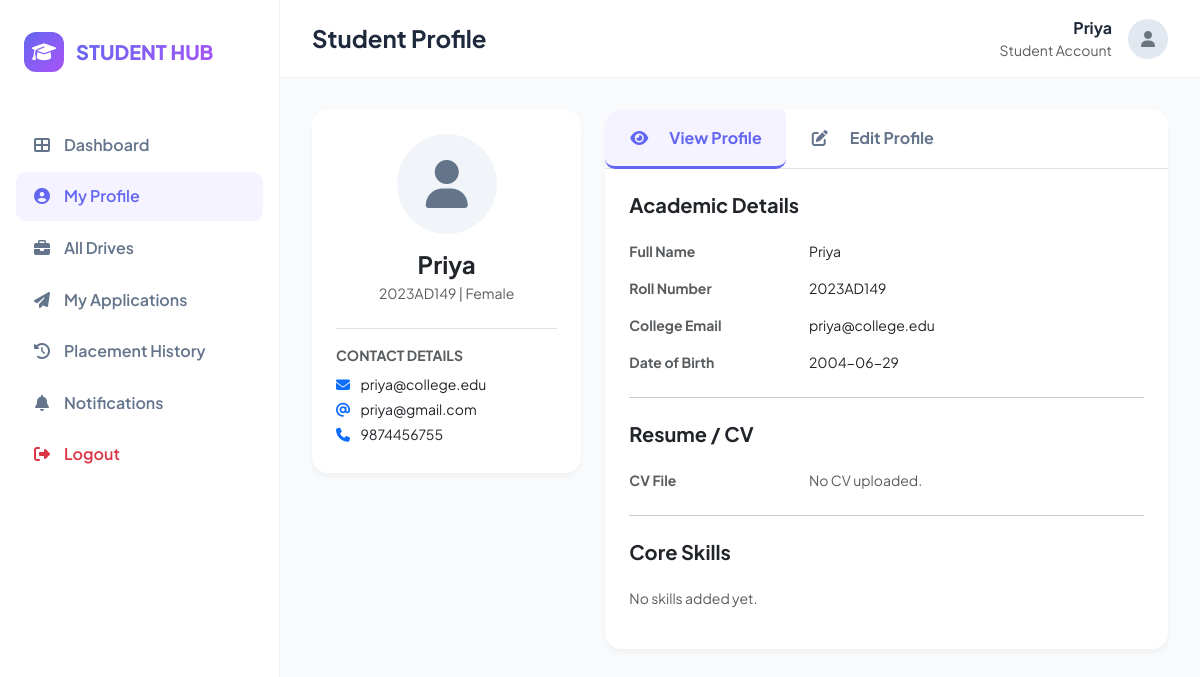
/student/profile (signed in), run on the app's committed database.
### models/student_profile.py (models this page shows, shortened)
class StudentProfile(db.Model):
    __tablename__ = "student_profiles"
    id = db.Column(db.Integer, primary_key=True)
    account_id = db.Column(db.Integer, db.ForeignKey("accounts.id"), unique=True, nullable=False)
    full_name = db.Column(db.String(255), nullable=False)
    university_register_number = db.Column(db.String(100), unique=True, nullable=False)
    gender_code = db.Column(db.String(20), nullable=True)
    date_of_birth = db.Column(db.Date, nullable=True)
    institutional_email = db.Column(db.String(255), unique=True, nullable=False)
    personal_email = db.Column(db.String(255), nullable=True)
    primary_phone = db.Column(db.String(20), nullable=False)
    secondary_phone = db.Column(db.String(20), nullable=True)
    skills = db.Column(db.String(500), nullable=True)
    cv_filename = db.Column(db.String(255), nullable=True)

### routes/engagement_routes.py (the view, shortened to what this page needs)
@student_bp.route("/profile", methods=["GET", "POST"], endpoint="profile")
@active_account_required
def manage_candidate_profile():
    profile = get_current_student_profile()
    student_data = None
    if profile:
        student_data = {
            "name": profile.full_name,
            "roll_number": profile.university_register_number,
            "gender": profile.gender_code,
            "college_email": profile.institutional_email,
            "personal_email": profile.personal_email,
            "mobile": profile.primary_phone,
            "dob": profile.date_of_birth.strftime('%Y-%m-%d') if profile.date_of_birth else None,
            "skills": profile.skills,
            "cv_filename": profile.cv_filename
        }
    student_name = profile.full_name if profile else "Student User"
    return render_template("student/profile.html", student_name=student_name, student=student_data)

### routes/engagement_routes.py (called while the page is built)
@student_bp.before_request
def student_required():
    if session.get("role") != "student":
        return redirect(url_for("auth.student_login"))

### utils/helpers.py (called while the page is built)
def get_current_student_profile():
    if 'current_student_profile' not in g:
        account_id = session.get("account_id")
        if account_id:
            g.current_student_profile = StudentProfile.query.filter_by(account_id=account_id).first()
        else:
            g.current_student_profile = None
    return g.current_student_profile

### templates/student/profile.html (shortened to what this page needs)
{% extends 'base_student.html' %}
{% block page_title %}Student Profile{% endblock %}
{% block content %}
<div class="row g-4">
    <div class="col-lg-4">
        <div class="card p-4 text-center">
            <div class="mx-auto mb-3"
                style="width: 100px; height: 100px; background: #f1f5f9; border-radius: 50%; display: flex; align-items: center; justify-content: center; font-size: 3rem; color: #64748b;">
                <i class="fas fa-user"></i>
            </div>
            <h4 class="fw-bold mb-1">{{ student.name }}</h4>
            <p class="text-muted small mb-4">{{ student.roll_number }} | {{ student.gender }}</p>
            <div class="text-start border-top pt-3">
                <p class="mb-2 small text-muted text-uppercase fw-bold">Contact Details</p>
                <div class="small mb-1"><i class="fas fa-envelope me-2 text-primary"></i> {{ student.college_email }}
                </div>
                <div class="small mb-1"><i class="fas fa-at me-2 text-primary"></i> {{ student.personal_email or 'N/A'
                    }}</div>
                <div class="small mb-1"><i class="fas fa-phone me-2 text-primary"></i> {{ student.mobile }}</div>
            </div>
        </div>
    </div>
    <div class="col-lg-8">
        <div class="card overflow-hidden">
            <div class="card-header bg-transparent p-0 border-bottom">
                <ul class="nav nav-tabs border-0" id="profileTabs" role="tablist">
                    <li class="nav-item" role="presentation">
                        <button class="nav-link active px-4 py-3 fw-bold border-0" id="view-tab" data-bs-toggle="tab"
                            data-bs-target="#view-content" type="button" role="tab">
                            <i class="fas fa-eye me-2"></i>View Profile
                        </button>
                    </li>
                    <li class="nav-item" role="presentation">
                        <button class="nav-link px-4 py-3 fw-bold border-0" id="edit-tab" data-bs-toggle="tab"
                            data-bs-target="#edit-content" type="button" role="tab">
                            <i class="fas fa-edit me-2"></i>Edit Profile
                        </button>
                    </li>
                </ul>
            </div>
            <div class="card-body p-4">
                <div class="tab-content" id="profileTabsContent">
                    <div class="tab-pane fade show active" id="view-content" role="tabpanel">
                        <h5 class="fw-bold mb-4">Academic Details</h5>
                        <div class="row mb-3">
                            <div class="col-sm-4 text-muted small fw-bold">Full Name</div>
                            <div class="col-sm-8 small">{{ student.name }}</div>
                        </div>
                        <div class="row mb-3">
                            <div class="col-sm-4 text-muted small fw-bold">Roll Number</div>
                            <div class="col-sm-8 small">{{ student.roll_number }}</div>
                        </div>
                        <div class="row mb-3">
                            <div class="col-sm-4 text-muted small fw-bold">College Email</div>
                            <div class="col-sm-8 small">{{ student.college_email }}</div>
                        </div>
                        <div class="row mb-3">
                            <div class="col-sm-4 text-muted small fw-bold">Date of Birth</div>
                            <div class="col-sm-8 small">{{ student.dob or 'N/A' }}</div>
                        </div>
                        <hr class="my-4">
                        <h5 class="fw-bold mb-4">Resume / CV</h5>
                        <div class="row mb-3">
                            <div class="col-sm-4 text-muted small fw-bold">CV File</div>
                            <div class="col-sm-8 small">
                                {% if student.cv_filename %}
                                <a href="{{ url_for('static', filename='uploads/cvs/' ~ student.cv_filename) }}"
                                    class="btn btn-sm btn-outline-primary rounded-pill px-3" target="_blank">
                                    <i class="fas fa-file-pdf me-2"></i>View / Download CV
                                </a>
                                {% else %}
                                <span class="text-muted">No CV uploaded.</span>
                                {% endif %}
                            </div>
                        </div>
                        <hr class="my-4">
                        <h5 class="fw-bold mb-4">Core Skills</h5>
                        <div class="d-flex flex-wrap gap-2">
                            {% if student.skills %}
                            {% for skill in student.skills.split(',') %}
                            <span class="badge bg-light text-dark border p-2 px-3">{{ skill.strip() }}</span>
                            {% endfor %}
                            {% else %}
                            <p class="text-muted small">No skills added yet.</p>
                            {% endif %}
                        </div>
                    </div>
                </div>
            </div>
        </div>
    </div>
</div>
{% endblock %}

### templates/base_student.html (shortened to what this page needs)
<!DOCTYPE html>
<html lang="en">
<head>
    <link href="https://cdn.jsdelivr.net/npm/bootstrap@5.3.0/dist/css/bootstrap.min.css" rel="stylesheet">
    <link href="https://cdnjs.cloudflare.com/ajax/libs/font-awesome/6.4.0/css/all.min.css" rel="stylesheet">
</head>
<body>
<nav id="sidebar">
        <div class="sidebar-brand">
            <div class="brand-logo"><i class="fas fa-graduation-cap"></i></div>
            <span class="brand-name">STUDENT HUB</span>
        </div>
        <div class="sidebar-menu">
            <a href="{{ url_for('student.dashboard') }}"
                class="nav-link {% if request.endpoint == 'student.dashboard' %}active{% endif %}">
                <i class="fas fa-th-large"></i> <span>Dashboard</span>
            </a>
            <a href="{{ url_for('student.profile') }}"
                class="nav-link {% if request.endpoint == 'student.profile' %}active{% endif %}">
                <i class="fas fa-user-circle"></i> <span>My Profile</span>
            </a>
<a href="{{ url_for('student.placements') }}"
                class="nav-link {% if request.endpoint == 'student.placements' %}active{% endif %}">
                <i class="fas fa-briefcase"></i> <span>All Drives</span>
            </a>
<a href="{{ url_for('student.applications') }}"
                class="nav-link {% if request.endpoint == 'student.applications' %}active{% endif %}">
                <i class="fas fa-paper-plane"></i> <span>My Applications</span>
            </a>
            <a href="{{ url_for('student.history') }}"
                class="nav-link {% if request.endpoint == 'student.history' %}active{% endif %}">
                <i class="fas fa-history"></i> <span>Placement History</span>
            </a>
            <a href="{{ url_for('student.notifications') }}"
                class="nav-link {% if request.endpoint == 'student.notifications' %}active{% endif %}">
                <i class="fas fa-bell"></i> <span>Notifications</span>
            </a>
<a href="{{ url_for('auth.logout') }}" class="nav-link text-danger">
                <i class="fas fa-sign-out-alt"></i> <span>Logout</span>
            </a>
        </div>
    </nav>
<main id="main-content">
        <div class="top-navbar">
            <h4 class="fw-bold mb-0">{% block page_title %}Dashboard{% endblock %}</h4>
            <div class="dropdown">
                <div class="d-flex align-items-center gap-3" role="button" data-bs-toggle="dropdown"
                    aria-expanded="false" style="cursor: pointer;">
                    <div class="text-end d-none d-md-block">
                        <p class="mb-0 fw-bold">{{ student_name if student_name else 'Student User' }}</p>
                        <p class="mb-0 text-muted small">Student Account</p>
                    </div>
                    <div
                        style="width: 40px; height: 40px; background: #e2e8f0; border-radius: 50%; display: flex; align-items: center; justify-content: center;">
                        <i class="fas fa-user text-secondary"></i>
                    </div>
                </div>
            </div>
        </div>
        {% block content %}{% endblock %}
    </main>
</body>
</html>

### templates/base_student.html (style rules this page uses)
:root { --sidebar-width: 280px; --primary-gradient: linear-gradient(135deg, #6366f1 0%, #a855f7 100%); --sidebar-bg: #ffffff; --sidebar-text: #64748b; --sidebar-active-bg: #f5f3ff; --sidebar-active-text: #6366f1; --content-bg: #f8fafc; }
body { font-family: 'Plus Jakarta Sans', sans-serif; background-color: var(--content-bg); color: #1e293b; min-height: 100vh; }
#sidebar { width: var(--sidebar-width); height: 100vh; position: fixed; left: 0; top: 0; background: var(--sidebar-bg); border-right: 1px solid rgba(0, 0, 0, 0.05); z-index: 1000; display: flex; flex-direction: column; }
.sidebar-brand { padding: 2rem 1.5rem; display: flex; align-items: center; gap: 12px; }
.brand-logo { width: 40px; height: 40px; background: var(--primary-gradient); border-radius: 12px; display: flex; align-items: center; justify-content: center; color: white; font-size: 1.2rem; }
.brand-name { font-weight: 800; font-size: 1.25rem; background: var(--primary-gradient); -webkit-background-clip: text; background-clip: text; -webkit-text-fill-color: transparent; }
.sidebar-menu { padding: 1rem; flex-grow: 1; overflow-y: auto; }
.nav-link { display: flex; align-items: center; gap: 12px; padding: 0.8rem 1rem; color: var(--sidebar-text); font-weight: 600; border-radius: 10px; transition: all 0.2s; margin-bottom: 2px; text-decoration: none; }
.nav-link.active { background: var(--sidebar-active-bg); color: var(--sidebar-active-text); }
.nav-link i { width: 20px; text-align: center; }
#main-content { margin-left: var(--sidebar-width); padding: 2rem; }
.top-navbar { background: white; padding: 1rem 2rem; margin: -2rem -2rem 2rem -2rem; border-bottom: 1px solid rgba(0, 0, 0, 0.05); display: flex; justify-content: space-between; align-items: center; }
.card { border: none; border-radius: 16px; box-shadow: 0 4px 6px -1px rgba(0, 0, 0, 0.05); }

### templates/student/profile.html (style rules this page uses)
.nav-tabs .nav-link { color: #64748b; background: none; transition: all 0.2s; border-bottom: 3px solid transparent !important; }
.nav-tabs .nav-link.active { color: #6366f1 !important; border-bottom: 3px solid #6366f1 !important; background: #f5f3ff !important; }

### data on the page
StudentProfile: full_name "Priya", name "Priya", roll_number "2023AD149", gender "Female", college_email "priya@college.edu", personal_email "priya@gmail.com", mobile "9874456755"

### other printed values
{{ student.dob or 'N/A' }} "2004-06-29"
